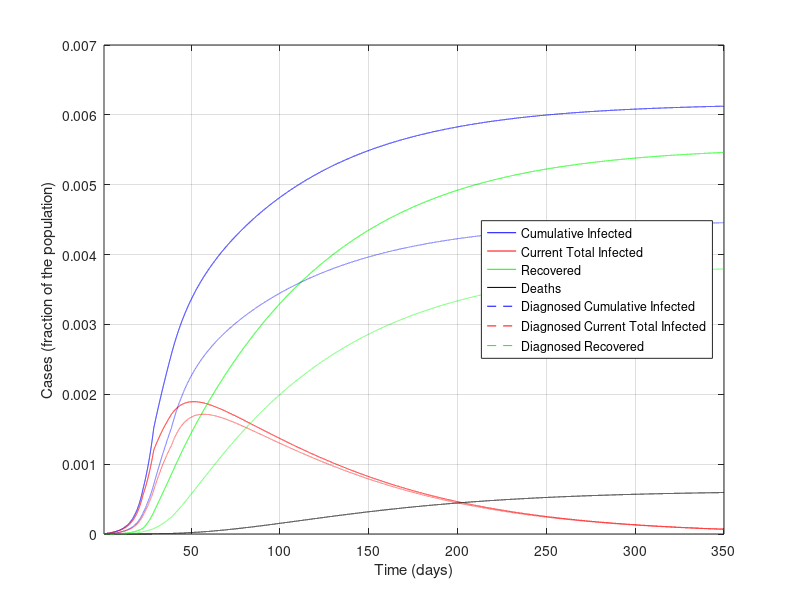
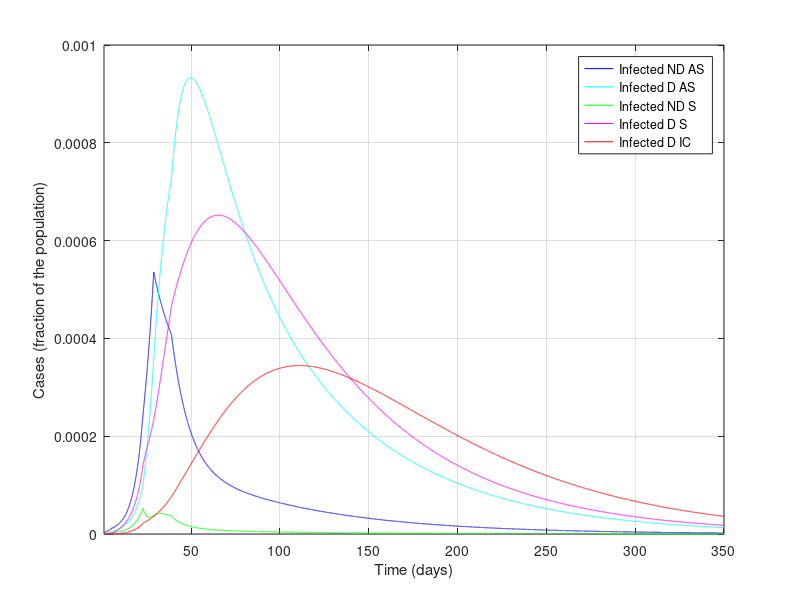

MATLAB code to generate these figures, in order:
%%%%%%%%%%%%%%%%%%%%%%%%%%%%%%%%%%%%%%%%
%%%%%%%%%%%%%%%%%%%%%%%%%%%%%%%%%%%%%%%%
% MATLAB Code for epidemic simulations with the SIDARTHE model in the work
% SENSITIVITY ANALYSIS: See the effect of changing the parameters
%
% Modelling the COVID-19 epidemic and implementation of population-wide interventions in Italy
% by Giulia Giordano, Franco Blanchini, Raffaele Bruno, Patrizio Colaneri, Alessandro Di Filippo, Angela Di Matteo, Marta Colaneri
%
% Giulia Giordano, April 5, 2020
% Contact: giulia.giordano@unitn.it
%%%%%%%%%%%%%%%%%%%%%%%%%%%%%%%%%%%%%%%%
%%%%%%%%%%%%%%%%%%%%%%%%%%%%%%%%%%%%%%%%

clear all
close all
clc

%%%%%%%%%%%%%%%%%%%%%%%%%%%%%%%%%%%%%%%%
% DATA
%%%%%%%%%%%%%%%%%%%%%%%%%%%%%%%%%%%%%%%%

% Italian population
popolazione=60e6;

%%%%%%%%%%%%%%%%%%%%%%%%%%%%%%%%%%%%%%%%
% PARAMETERS
%%%%%%%%%%%%%%%%%%%%%%%%%%%%%%%%%%%%%%%%

% Simulation horizon: CAN BE MODIFIED AT ONE'S WILL
Orizzonte = 350;

% Plot yes/no: SET TO 1 IF PDF FIGURES MUST BE GENERATED, 0 OTHERWISE
plotPDF = 0;

% Time-step for Euler discretisation of the continuous-time system
step=0.01;

% Transmission rate due to contacts with UNDETECTED asymptomatic infected
alfa=0.57;
% Transmission rate due to contacts with DETECTED asymptomatic infected
beta=0.0114;
% Transmission rate due to contacts with UNDETECTED symptomatic infected
gamma=0.456;
% Transmission rate due to contacts with DETECTED symptomatic infected
delta=0.0114;

% Detection rate for ASYMPTOMATIC
epsilon=0.171;
% Detection rate for SYMPTOMATIC
theta=0.3705;

% Worsening rate: UNDETECTED asymptomatic infected becomes symptomatic
zeta=0.1254;
% Worsening rate: DETECTED asymptomatic infected becomes symptomatic
eta=0.1254;

% Worsening rate: UNDETECTED symptomatic infected develop life-threatening
% symptoms
mu=0.0171;
% Worsening rate: DETECTED symptomatic infected develop life-threatening
% symptoms
nu=0.0274;

% Mortality rate for infected with life-threatening symptoms
tau=0.01;

% Recovery rate for undetected asymptomatic infected
lambda=0.0342;
% Recovery rate for detected asymptomatic infected
rho=0.0342;
% Recovery rate for undetected symptomatic infected
kappa=0.0171;
% Recovery rate for detected symptomatic infected
xi=0.0171;
% Recovery rate for life-threatened symptomatic infected
sigma=0.0171;

% Rate of loss of immunity
ki=0;

%%%%%%%%%%%%%%%%%%%%%%%%%%%%%%%%%%%%%%%%
% DEFINITIONS
%%%%%%%%%%%%%%%%%%%%%%%%%%%%%%%%%%%%%%%%

% Parameters
r1=epsilon+zeta+lambda;
r2=eta+rho;
r3=theta+mu+kappa;
r4=nu+xi;
r5=sigma+tau;

% Initial R0
R0_iniziale=alfa/r1+beta*epsilon/(r1*r2)+gamma*zeta/(r1*r3)+delta*eta*epsilon/(r1*r2*r4)+delta*zeta*theta/(r1*r3*r4)

% Time horizon
t=1:step:Orizzonte;

% Vectors for time evolution of variables
S=zeros(1,length(t));
I=zeros(1,length(t));
D=zeros(1,length(t));
A=zeros(1,length(t));
R=zeros(1,length(t));
T=zeros(1,length(t));
H=zeros(1,length(t));
H_diagnosticati=zeros(1,length(t)); % DIAGNOSED recovered only!
E=zeros(1,length(t));

% Vectors for time evolution of actual/perceived Case Fatality Rate
M=zeros(1,length(t));
P=zeros(1,length(t));

%%%%%%%%%%%%%%%%%%%%%%%%%%%%%%%%%%%%%%%%
% INITIAL CONDITIONS
%%%%%%%%%%%%%%%%%%%%%%%%%%%%%%%%%%%%%%%%

I(1)=200/popolazione;
D(1)=20/popolazione;
A(1)=1/popolazione;
R(1)=2/popolazione;
T(1)=0.00;
H(1)=0.00;
E(1)=0.00;
S(1)=1-I(1)-D(1)-A(1)-R(1)-T(1)-H(1)-E(1);

H_diagnosticati(1) = 0.00; % DIAGNOSED recovered only
Infetti_reali(1)=I(1)+D(1)+A(1)+R(1)+T(1); % Actual currently infected

M(1)=0;
P(1)=0;

% Whole state vector
x=[S(1);I(1);D(1);A(1);R(1);T(1);H(1);E(1);H_diagnosticati(1);Infetti_reali(1)];

%%%%%%%%%%%%%%%%%%%%%%%%%%%%%%%%%%%%%%%%
% SIMULATION
%%%%%%%%%%%%%%%%%%%%%%%%%%%%%%%%%%%%%%%%

% "Control" binary variables to compute the new R0 every time a policy has
% changed the parameters
plottato = 0;
plottato1 = 0;
plottato_bis = 0;
plottato_tris = 0;
plottato_quat = 0;
plottato_fin = 0;

for i=2:length(t)

    if (i>4/step) % Basic social distancing (awareness, schools closed)
        alfa=0.4218;
        gamma=0.285;
        beta = 0.0057;
        delta=0.0057;
        if plottato == 0 % Compute the new R0
            r1=epsilon+zeta+lambda;
            r2=eta+rho;
            r3=theta+mu+kappa;
            r4=nu+xi;
            r5=sigma+tau;
            R0_primemisure=alfa/r1+beta*epsilon/(r1*r2)+gamma*zeta/(r1*r3)+delta*eta*epsilon/(r1*r2*r4)+delta*zeta*theta/(r1*r3*r4)
            plottato = 1;
        end
    end

    if (i>12/step)
        % Screening limited to / focused on symptomatic subjects
        epsilon=0.1425;
        if plottato1 == 0
            r1=epsilon+zeta+lambda;
            r2=eta+rho;
            r3=theta+mu+kappa;
            r4=nu+xi;
            r5=sigma+tau;
            R0_primemisureeps=alfa/r1+beta*epsilon/(r1*r2)+gamma*zeta/(r1*r3)+delta*eta*epsilon/(r1*r2*r4)+delta*zeta*theta/(r1*r3*r4)
            plottato1 = 1;
        end
    end

    if (i>22/step) % Social distancing: lockdown, mild effect

        alfa=0.36;
        beta=0.005;
        gamma=0.2;
        delta=0.005;

        mu = 0.008;
        nu = 0.015;

        zeta=0.034;
        eta=0.034;

        lambda=0.08;
        rho=0.0171;
        kappa=0.0171;
        xi=0.0171;
        sigma=0.0171;

        if plottato_bis == 0 % Compute the new R0
            r1=epsilon+zeta+lambda;
            r2=eta+rho;
            r3=theta+mu+kappa;
            r4=nu+xi;
            r5=sigma+tau;
            R0_secondemisure=(alfa*r2*r3*r4+epsilon*beta*r3*r4+gamma*zeta*r2*r4+delta*eta*epsilon*r3+delta*zeta*theta*r2)/(r1*r2*r3*r4)
            plottato_bis = 1;
        end
    end

    if (i>28/step) % Social distancing: lockdown, strong effect

        alfa=0.21;
        gamma=0.11;

        if plottato_tris == 0 % Compute the new R0
            r1=epsilon+zeta+lambda;
            r2=eta+rho;
            r3=theta+mu+kappa;
            r4=nu+xi;
            r5=sigma+tau;
            R0_terzemisure=(alfa*r2*r3*r4+epsilon*beta*r3*r4+gamma*zeta*r2*r4+delta*eta*epsilon*r3+delta*zeta*theta*r2)/(r1*r2*r3*r4)
            plottato_tris = 1;
        end
    end


    if (i>38/step) % Broader diagnosis campaign

        epsilon = 0.2;
        rho=0.02;
        kappa=0.02;
        xi=0.02;
        sigma=0.01;

        zeta=0.025;
        eta=0.025;

        if plottato_quat == 0 % Compute the new R0
            r1=epsilon+zeta+lambda;
            r2=eta+rho;
            r3=theta+mu+kappa;
            r4=nu+xi;
            r5=sigma+tau;
            R0_quartemisure=(alfa*r2*r3*r4+epsilon*beta*r3*r4+gamma*zeta*r2*r4+delta*eta*epsilon*r3+delta*zeta*theta*r2)/(r1*r2*r3*r4)
            plottato_quat = 1;
        end
    end

    % OUTLOOK: to EXPLORE POSSIBLE SCENARIOS,
    % change the parameters (after 50 days)
    if (i>50/step)

        % CHANGE THE PARAMETERS HERE:
        % parameter=nominalvalue*scalingfactor;
        % Set the scaling factor to some value different from 1
        % for one or more parameters
        % to explore the effect of different parameter values

        alfa=0.2100*1;
        beta=0.0050*1;
        gamma=0.1100*1;
        delta=0.0050*1;

        epsilon= 0.2000*1;
        theta = 0.3705*1;

        zeta = 0.0250*1;
        eta  = 0.0250*1;

        mu  = 0.008*1;
        nu   = 0.0150*1;

        tau   = 0.0100*1;

        lambda   = 0.0800*1;
        rho  = 0.0200*1;
        kappa  = 0.0200*1;
        xi  = 0.0200*1;
        sigma = 0.0100*1;

        ki=0;

        if plottato_fin == 0 % Compute the new R0
            r1=epsilon+zeta+lambda;
            r2=eta+rho;
            r3=theta+mu+kappa;
            r4=nu+xi;
            r5=sigma+tau;
            R0_final=(alfa*r2*r3*r4+epsilon*beta*r3*r4+gamma*zeta*r2*r4+delta*eta*epsilon*r3+delta*zeta*theta*r2)/(r1*r2*r3*r4)
            plottato_fin = 1;
        end

    end

    % Compute the system evolution

    B=[-alfa*x(2)-beta*x(3)-gamma*x(4)-delta*x(5) 0 0 0 0 0 ki 0 0 0;
        alfa*x(2)+beta*x(3)+gamma*x(4)+delta*x(5) -(epsilon+zeta+lambda) 0 0 0 0 0 0 0 0;
        0 epsilon  -(eta+rho) 0 0 0 0 0 0 0;
        0 zeta 0 -(theta+mu+kappa) 0 0 0 0 0 0;
        0 0 eta theta -(nu+xi) 0 0 0 0 0;
        0 0 0 mu nu  -(sigma+tau) 0 0 0 0;
        0 lambda rho kappa xi sigma -ki 0 0 0;
        0 0 0 0 0 tau 0 0 0 0;
        0 0 rho 0 xi sigma 0 0 0 0;
        alfa*x(2)+beta*x(3)+gamma*x(4)+delta*x(5) 0 0 0 0 0 0 0 0 0];
    x=x+B*x*step;

    % Update variables

    S(i)=x(1);
    I(i)=x(2);
    D(i)=x(3);
    A(i)=x(4);
    R(i)=x(5);
    T(i)=x(6);
    H(i)=x(7);
    E(i)=x(8);

    H_diagnosticati(i)=x(9);
    Infetti_reali(i)=x(10);

    % Update Case Fatality Rate

    M(i)=E(i)/(S(1)-S(i));
    P(i)=E(i)/((epsilon*r3+(theta+mu)*zeta)*(I(1)+S(1)-I(i)-S(i))/(r1*r3)+(theta+mu)*(A(1)-A(i))/r3);

end

%%%%%%%%%%%%%%%%%%%%%%%%%%%%%%%%%%%%%%%%
% FINAL VALUES
%%%%%%%%%%%%%%%%%%%%%%%%%%%%%%%%%%%%%%%%

% Variables
Sbar=S(length(t));
Ibar=I(length(t));
Dbar=D(length(t));
Abar=A(length(t));
Rbar=R(length(t));
Tbar=T(length(t));
Hbar=H(length(t));
Ebar=E(length(t));

% Case fatality rate
Mbar=M(length(t));
Pbar=P(length(t));

% Case fatality rate from formulas
Mbar1=Ebar/(S(1)-Sbar);
Pbar1=Ebar/((epsilon*r3+(theta+mu)*zeta)*(I(1)+S(1)-Sbar-Ibar)/(r1*r3)+(theta+mu)*(A(1)-Abar)/r3);

%%%%%%%%%%%%%%%%%%%%%%%%%%%%%%%%%%%%%%%%
% FIGURES
%%%%%%%%%%%%%%%%%%%%%%%%%%%%%%%%%%%%%%%%

figure
plot(t,Infetti_reali,'b',t,I+D+A+R+T,'r',t,H,'g',t,E,'k')
hold on
plot(t,D+R+T+E+H_diagnosticati,'--b',t,D+R+T,'--r',t,H_diagnosticati,'--g')
xlim([t(1) t(end)])
%title('Actual vs. Diagnosed Epidemic Evolution')
xlabel('Time (days)')
ylabel('Cases (fraction of the population)')
legend({'Cumulative Infected','Current Total Infected', 'Recovered', 'Deaths','Diagnosed Cumulative Infected','Diagnosed Current Total Infected', 'Diagnosed Recovered'},'Location','east')
grid

if plotPDF==1
    set(gcf, 'PaperUnits', 'centimeters');
    set(gcf, 'PaperPosition', [0 0 24 16]);
    set(gcf, 'PaperSize', [24 16]); % dimension on x axis and y axis resp.
    print(gcf,'-dpdf', ['PanoramicaEpidemiaRealevsPercepita.pdf'])
end
%

figure
plot(t,I,'b',t,D,'c',t,A,'g',t,R,'m',t,T,'r')
xlim([t(1) t(end)])
%title('Infected, different stages, Diagnosed vs. Non Diagnosed')
xlabel('Time (days)')
ylabel('Cases (fraction of the population)')
legend({'Infected ND AS', 'Infected D AS', 'Infected ND S', 'Infected D S', 'Infected D IC'},'Location','northeast')
grid

if plotPDF==1
    set(gcf, 'PaperUnits', 'centimeters');
    set(gcf, 'PaperPosition', [0 0 24 16]);
    set(gcf, 'PaperSize', [24 16]); % dimension on x axis and y axis resp.
    print(gcf,'-dpdf', ['SuddivisioneInfetti.pdf'])
end
